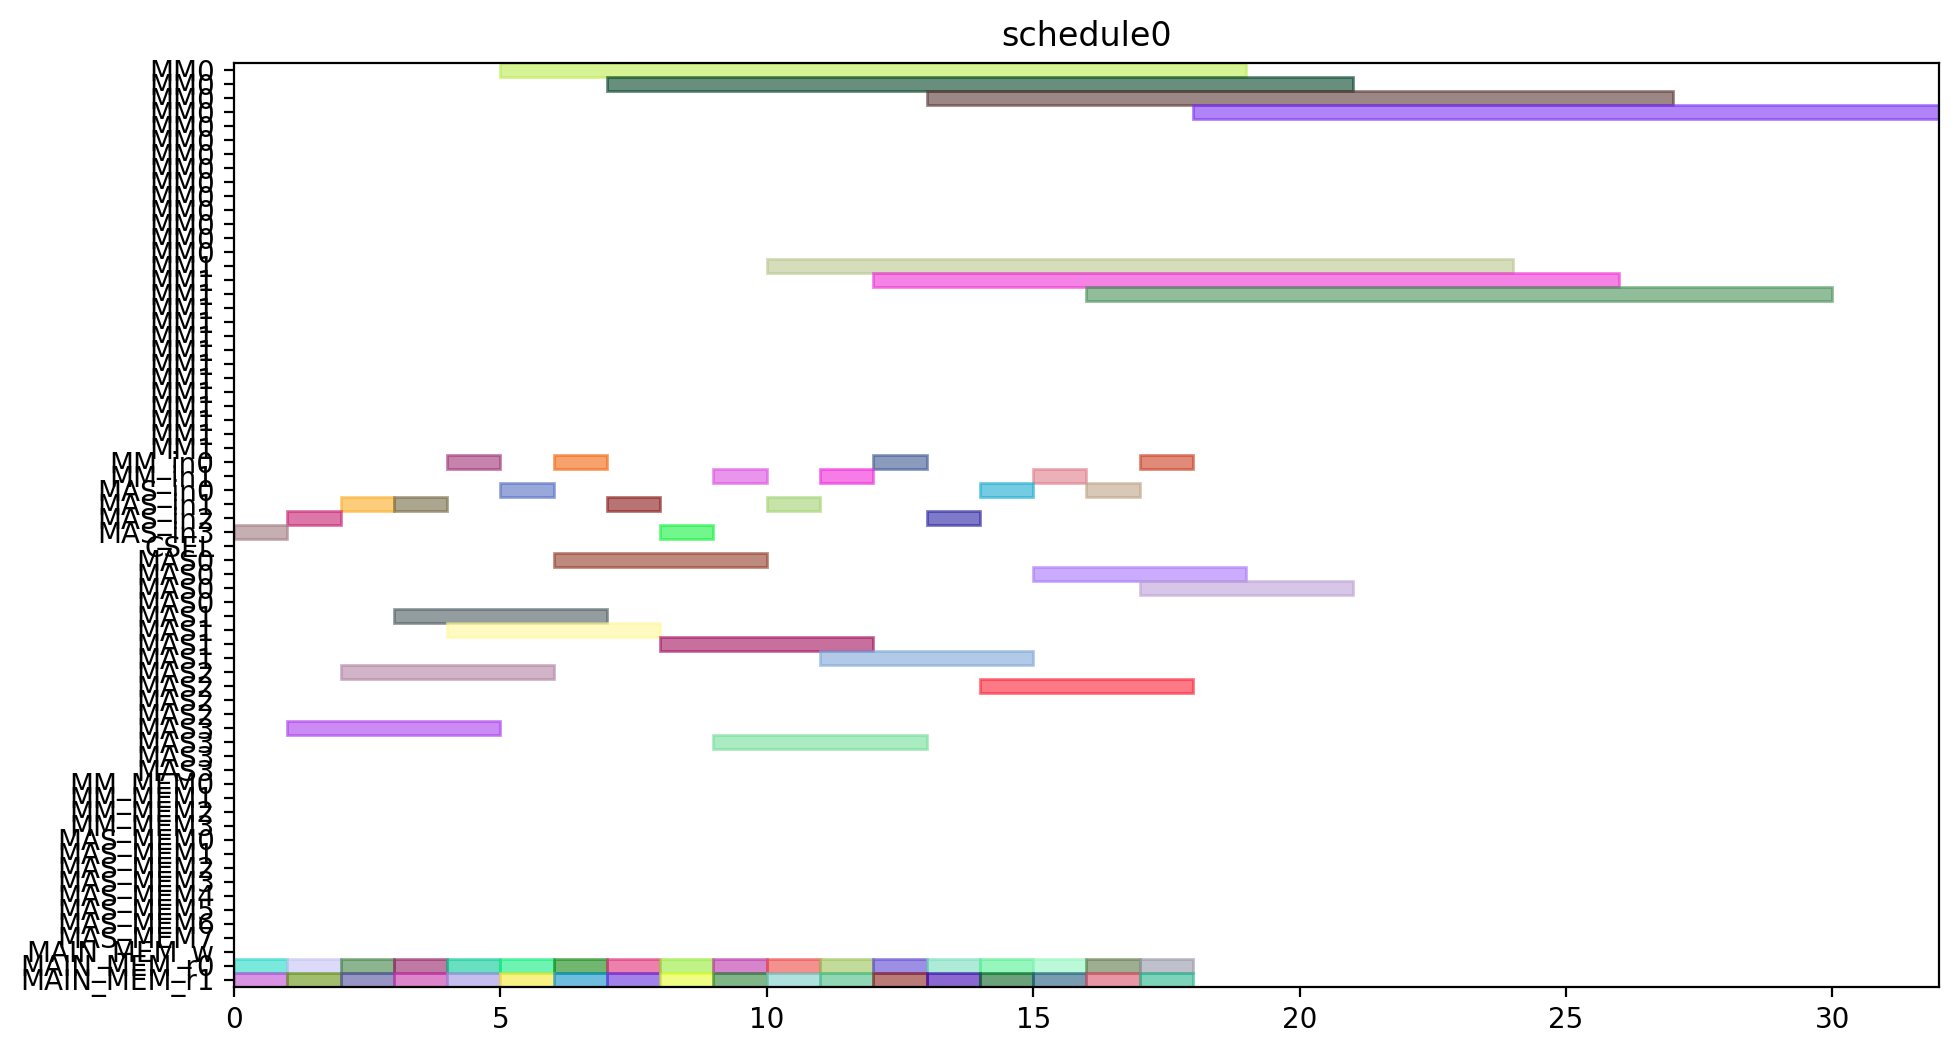

The script that drew this image:
from pyschedule import Scenario, solvers, plotters, alt


def solve():
	horizon = 120
	S = Scenario("schedule0", horizon=horizon)

	# resource
	MM = S.Resources('MM', num=2, size=14)
	MM_in = S.Resources('MM_in', num=2)
	MAS_in = S.Resources('MAS_in', num=4)
	CSEL = S.Resource('CSEL')
	MAS = S.Resources('MAS', num=4, size=4, periods=range(1, horizon))
	MM_MEM = S.Resources('MM_MEM', num=4)
	MAS_MEM = S.Resources('MAS_MEM', num=8)
	MAIN_MEM_w = S.Resource('MAIN_MEM_w', size=1)
	MAIN_MEM_r = S.Resources('MAIN_MEM_r', num=2)

	# result of previous scheduling

	# new tasks
	t0_t0 = S.Task('t0_t0', length=4, delay_cost=1)
	t0_t0 += alt(MAS)
	t0_t0_in = S.Task('t0_t0_in', length=1, delay_cost=1)
	t0_t0_in += alt(MAS_in)
	S += t0_t0_in*MAS_in[0]<=t0_t0*MAS[0]

	S += t0_t0_in*MAS_in[1]<=t0_t0*MAS[1]

	S += t0_t0_in*MAS_in[2]<=t0_t0*MAS[2]

	S += t0_t0_in*MAS_in[3]<=t0_t0*MAS[3]

	t0_t0_mem0 = S.Task('t0_t0_mem0', length=1, delay_cost=1)
	t0_t0_mem0 += MAIN_MEM_r[0]
	S += t0_t0_mem0 <= t0_t0

	t0_t0_mem1 = S.Task('t0_t0_mem1', length=1, delay_cost=1)
	t0_t0_mem1 += MAIN_MEM_r[1]
	S += t0_t0_mem1 <= t0_t0

	t0_t1 = S.Task('t0_t1', length=4, delay_cost=1)
	t0_t1 += alt(MAS)
	t0_t1_in = S.Task('t0_t1_in', length=1, delay_cost=1)
	t0_t1_in += alt(MAS_in)
	S += t0_t1_in*MAS_in[0]<=t0_t1*MAS[0]

	S += t0_t1_in*MAS_in[1]<=t0_t1*MAS[1]

	S += t0_t1_in*MAS_in[2]<=t0_t1*MAS[2]

	S += t0_t1_in*MAS_in[3]<=t0_t1*MAS[3]

	t0_t1_mem0 = S.Task('t0_t1_mem0', length=1, delay_cost=1)
	t0_t1_mem0 += MAIN_MEM_r[0]
	S += t0_t1_mem0 <= t0_t1

	t0_t1_mem1 = S.Task('t0_t1_mem1', length=1, delay_cost=1)
	t0_t1_mem1 += MAIN_MEM_r[1]
	S += t0_t1_mem1 <= t0_t1

	t0_t3 = S.Task('t0_t3', length=14, delay_cost=1)
	t0_t3 += alt(MM)
	t0_t3_in = S.Task('t0_t3_in', length=1, delay_cost=1)
	t0_t3_in += alt(MM_in)
	S += t0_t3_in*MM_in[0]<=t0_t3*MM[0]
	S += t0_t3_in*MM_in[1]<=t0_t3*MM[1]
	t0_t3_mem0 = S.Task('t0_t3_mem0', length=1, delay_cost=1)
	t0_t3_mem0 += MAIN_MEM_r[0]
	S += t0_t3_mem0 <= t0_t3

	t0_t3_mem1 = S.Task('t0_t3_mem1', length=1, delay_cost=1)
	t0_t3_mem1 += MAIN_MEM_r[1]
	S += t0_t3_mem1 <= t0_t3

	t1_t0 = S.Task('t1_t0', length=4, delay_cost=1)
	t1_t0 += alt(MAS)
	t1_t0_in = S.Task('t1_t0_in', length=1, delay_cost=1)
	t1_t0_in += alt(MAS_in)
	S += t1_t0_in*MAS_in[0]<=t1_t0*MAS[0]

	S += t1_t0_in*MAS_in[1]<=t1_t0*MAS[1]

	S += t1_t0_in*MAS_in[2]<=t1_t0*MAS[2]

	S += t1_t0_in*MAS_in[3]<=t1_t0*MAS[3]

	t1_t0_mem0 = S.Task('t1_t0_mem0', length=1, delay_cost=1)
	t1_t0_mem0 += MAIN_MEM_r[0]
	S += t1_t0_mem0 <= t1_t0

	t1_t0_mem1 = S.Task('t1_t0_mem1', length=1, delay_cost=1)
	t1_t0_mem1 += MAIN_MEM_r[1]
	S += t1_t0_mem1 <= t1_t0

	t1_t1 = S.Task('t1_t1', length=4, delay_cost=1)
	t1_t1 += alt(MAS)
	t1_t1_in = S.Task('t1_t1_in', length=1, delay_cost=1)
	t1_t1_in += alt(MAS_in)
	S += t1_t1_in*MAS_in[0]<=t1_t1*MAS[0]

	S += t1_t1_in*MAS_in[1]<=t1_t1*MAS[1]

	S += t1_t1_in*MAS_in[2]<=t1_t1*MAS[2]

	S += t1_t1_in*MAS_in[3]<=t1_t1*MAS[3]

	t1_t1_mem0 = S.Task('t1_t1_mem0', length=1, delay_cost=1)
	t1_t1_mem0 += MAIN_MEM_r[0]
	S += t1_t1_mem0 <= t1_t1

	t1_t1_mem1 = S.Task('t1_t1_mem1', length=1, delay_cost=1)
	t1_t1_mem1 += MAIN_MEM_r[1]
	S += t1_t1_mem1 <= t1_t1

	t1_t3 = S.Task('t1_t3', length=14, delay_cost=1)
	t1_t3 += alt(MM)
	t1_t3_in = S.Task('t1_t3_in', length=1, delay_cost=1)
	t1_t3_in += alt(MM_in)
	S += t1_t3_in*MM_in[0]<=t1_t3*MM[0]
	S += t1_t3_in*MM_in[1]<=t1_t3*MM[1]
	t1_t3_mem0 = S.Task('t1_t3_mem0', length=1, delay_cost=1)
	t1_t3_mem0 += MAIN_MEM_r[0]
	S += t1_t3_mem0 <= t1_t3

	t1_t3_mem1 = S.Task('t1_t3_mem1', length=1, delay_cost=1)
	t1_t3_mem1 += MAIN_MEM_r[1]
	S += t1_t3_mem1 <= t1_t3

	t2_t2 = S.Task('t2_t2', length=4, delay_cost=1)
	t2_t2 += alt(MAS)
	t2_t2_in = S.Task('t2_t2_in', length=1, delay_cost=1)
	t2_t2_in += alt(MAS_in)
	S += t2_t2_in*MAS_in[0]<=t2_t2*MAS[0]

	S += t2_t2_in*MAS_in[1]<=t2_t2*MAS[1]

	S += t2_t2_in*MAS_in[2]<=t2_t2*MAS[2]

	S += t2_t2_in*MAS_in[3]<=t2_t2*MAS[3]

	t2_t2_mem0 = S.Task('t2_t2_mem0', length=1, delay_cost=1)
	t2_t2_mem0 += MAIN_MEM_r[0]
	S += t2_t2_mem0 <= t2_t2

	t2_t2_mem1 = S.Task('t2_t2_mem1', length=1, delay_cost=1)
	t2_t2_mem1 += MAIN_MEM_r[1]
	S += t2_t2_mem1 <= t2_t2

	t5_t0 = S.Task('t5_t0', length=14, delay_cost=1)
	t5_t0 += alt(MM)
	t5_t0_in = S.Task('t5_t0_in', length=1, delay_cost=1)
	t5_t0_in += alt(MM_in)
	S += t5_t0_in*MM_in[0]<=t5_t0*MM[0]
	S += t5_t0_in*MM_in[1]<=t5_t0*MM[1]
	t5_t0_mem0 = S.Task('t5_t0_mem0', length=1, delay_cost=1)
	t5_t0_mem0 += MAIN_MEM_r[0]
	S += t5_t0_mem0 <= t5_t0

	t5_t0_mem1 = S.Task('t5_t0_mem1', length=1, delay_cost=1)
	t5_t0_mem1 += MAIN_MEM_r[1]
	S += t5_t0_mem1 <= t5_t0

	t5_t1 = S.Task('t5_t1', length=14, delay_cost=1)
	t5_t1 += alt(MM)
	t5_t1_in = S.Task('t5_t1_in', length=1, delay_cost=1)
	t5_t1_in += alt(MM_in)
	S += t5_t1_in*MM_in[0]<=t5_t1*MM[0]
	S += t5_t1_in*MM_in[1]<=t5_t1*MM[1]
	t5_t1_mem0 = S.Task('t5_t1_mem0', length=1, delay_cost=1)
	t5_t1_mem0 += MAIN_MEM_r[0]
	S += t5_t1_mem0 <= t5_t1

	t5_t1_mem1 = S.Task('t5_t1_mem1', length=1, delay_cost=1)
	t5_t1_mem1 += MAIN_MEM_r[1]
	S += t5_t1_mem1 <= t5_t1

	t5_t2 = S.Task('t5_t2', length=4, delay_cost=1)
	t5_t2 += alt(MAS)
	t5_t2_in = S.Task('t5_t2_in', length=1, delay_cost=1)
	t5_t2_in += alt(MAS_in)
	S += t5_t2_in*MAS_in[0]<=t5_t2*MAS[0]

	S += t5_t2_in*MAS_in[1]<=t5_t2*MAS[1]

	S += t5_t2_in*MAS_in[2]<=t5_t2*MAS[2]

	S += t5_t2_in*MAS_in[3]<=t5_t2*MAS[3]

	t5_t2_mem0 = S.Task('t5_t2_mem0', length=1, delay_cost=1)
	t5_t2_mem0 += MAIN_MEM_r[0]
	S += t5_t2_mem0 <= t5_t2

	t5_t2_mem1 = S.Task('t5_t2_mem1', length=1, delay_cost=1)
	t5_t2_mem1 += MAIN_MEM_r[1]
	S += t5_t2_mem1 <= t5_t2

	t5_t3 = S.Task('t5_t3', length=4, delay_cost=1)
	t5_t3 += alt(MAS)
	t5_t3_in = S.Task('t5_t3_in', length=1, delay_cost=1)
	t5_t3_in += alt(MAS_in)
	S += t5_t3_in*MAS_in[0]<=t5_t3*MAS[0]

	S += t5_t3_in*MAS_in[1]<=t5_t3*MAS[1]

	S += t5_t3_in*MAS_in[2]<=t5_t3*MAS[2]

	S += t5_t3_in*MAS_in[3]<=t5_t3*MAS[3]

	t5_t3_mem0 = S.Task('t5_t3_mem0', length=1, delay_cost=1)
	t5_t3_mem0 += MAIN_MEM_r[0]
	S += t5_t3_mem0 <= t5_t3

	t5_t3_mem1 = S.Task('t5_t3_mem1', length=1, delay_cost=1)
	t5_t3_mem1 += MAIN_MEM_r[1]
	S += t5_t3_mem1 <= t5_t3

	t7_t0 = S.Task('t7_t0', length=4, delay_cost=1)
	t7_t0 += alt(MAS)
	t7_t0_in = S.Task('t7_t0_in', length=1, delay_cost=1)
	t7_t0_in += alt(MAS_in)
	S += t7_t0_in*MAS_in[0]<=t7_t0*MAS[0]

	S += t7_t0_in*MAS_in[1]<=t7_t0*MAS[1]

	S += t7_t0_in*MAS_in[2]<=t7_t0*MAS[2]

	S += t7_t0_in*MAS_in[3]<=t7_t0*MAS[3]

	t7_t0_mem0 = S.Task('t7_t0_mem0', length=1, delay_cost=1)
	t7_t0_mem0 += MAIN_MEM_r[0]
	S += t7_t0_mem0 <= t7_t0

	t7_t0_mem1 = S.Task('t7_t0_mem1', length=1, delay_cost=1)
	t7_t0_mem1 += MAIN_MEM_r[1]
	S += t7_t0_mem1 <= t7_t0

	t7_t1 = S.Task('t7_t1', length=4, delay_cost=1)
	t7_t1 += alt(MAS)
	t7_t1_in = S.Task('t7_t1_in', length=1, delay_cost=1)
	t7_t1_in += alt(MAS_in)
	S += t7_t1_in*MAS_in[0]<=t7_t1*MAS[0]

	S += t7_t1_in*MAS_in[1]<=t7_t1*MAS[1]

	S += t7_t1_in*MAS_in[2]<=t7_t1*MAS[2]

	S += t7_t1_in*MAS_in[3]<=t7_t1*MAS[3]

	t7_t1_mem0 = S.Task('t7_t1_mem0', length=1, delay_cost=1)
	t7_t1_mem0 += MAIN_MEM_r[0]
	S += t7_t1_mem0 <= t7_t1

	t7_t1_mem1 = S.Task('t7_t1_mem1', length=1, delay_cost=1)
	t7_t1_mem1 += MAIN_MEM_r[1]
	S += t7_t1_mem1 <= t7_t1

	t7_t3 = S.Task('t7_t3', length=14, delay_cost=1)
	t7_t3 += alt(MM)
	t7_t3_in = S.Task('t7_t3_in', length=1, delay_cost=1)
	t7_t3_in += alt(MM_in)
	S += t7_t3_in*MM_in[0]<=t7_t3*MM[0]
	S += t7_t3_in*MM_in[1]<=t7_t3*MM[1]
	t7_t3_mem0 = S.Task('t7_t3_mem0', length=1, delay_cost=1)
	t7_t3_mem0 += MAIN_MEM_r[0]
	S += t7_t3_mem0 <= t7_t3

	t7_t3_mem1 = S.Task('t7_t3_mem1', length=1, delay_cost=1)
	t7_t3_mem1 += MAIN_MEM_r[1]
	S += t7_t3_mem1 <= t7_t3

	t10_t0 = S.Task('t10_t0', length=14, delay_cost=1)
	t10_t0 += alt(MM)
	t10_t0_in = S.Task('t10_t0_in', length=1, delay_cost=1)
	t10_t0_in += alt(MM_in)
	S += t10_t0_in*MM_in[0]<=t10_t0*MM[0]
	S += t10_t0_in*MM_in[1]<=t10_t0*MM[1]
	t10_t0_mem0 = S.Task('t10_t0_mem0', length=1, delay_cost=1)
	t10_t0_mem0 += MAIN_MEM_r[0]
	S += t10_t0_mem0 <= t10_t0

	t10_t0_mem1 = S.Task('t10_t0_mem1', length=1, delay_cost=1)
	t10_t0_mem1 += MAIN_MEM_r[1]
	S += t10_t0_mem1 <= t10_t0

	t10_t1 = S.Task('t10_t1', length=14, delay_cost=1)
	t10_t1 += alt(MM)
	t10_t1_in = S.Task('t10_t1_in', length=1, delay_cost=1)
	t10_t1_in += alt(MM_in)
	S += t10_t1_in*MM_in[0]<=t10_t1*MM[0]
	S += t10_t1_in*MM_in[1]<=t10_t1*MM[1]
	t10_t1_mem0 = S.Task('t10_t1_mem0', length=1, delay_cost=1)
	t10_t1_mem0 += MAIN_MEM_r[0]
	S += t10_t1_mem0 <= t10_t1

	t10_t1_mem1 = S.Task('t10_t1_mem1', length=1, delay_cost=1)
	t10_t1_mem1 += MAIN_MEM_r[1]
	S += t10_t1_mem1 <= t10_t1

	t10_t2 = S.Task('t10_t2', length=4, delay_cost=1)
	t10_t2 += alt(MAS)
	t10_t2_in = S.Task('t10_t2_in', length=1, delay_cost=1)
	t10_t2_in += alt(MAS_in)
	S += t10_t2_in*MAS_in[0]<=t10_t2*MAS[0]

	S += t10_t2_in*MAS_in[1]<=t10_t2*MAS[1]

	S += t10_t2_in*MAS_in[2]<=t10_t2*MAS[2]

	S += t10_t2_in*MAS_in[3]<=t10_t2*MAS[3]

	t10_t2_mem0 = S.Task('t10_t2_mem0', length=1, delay_cost=1)
	t10_t2_mem0 += MAIN_MEM_r[0]
	S += t10_t2_mem0 <= t10_t2

	t10_t2_mem1 = S.Task('t10_t2_mem1', length=1, delay_cost=1)
	t10_t2_mem1 += MAIN_MEM_r[1]
	S += t10_t2_mem1 <= t10_t2

	t10_t3 = S.Task('t10_t3', length=4, delay_cost=1)
	t10_t3 += alt(MAS)
	t10_t3_in = S.Task('t10_t3_in', length=1, delay_cost=1)
	t10_t3_in += alt(MAS_in)
	S += t10_t3_in*MAS_in[0]<=t10_t3*MAS[0]

	S += t10_t3_in*MAS_in[1]<=t10_t3*MAS[1]

	S += t10_t3_in*MAS_in[2]<=t10_t3*MAS[2]

	S += t10_t3_in*MAS_in[3]<=t10_t3*MAS[3]

	t10_t3_mem0 = S.Task('t10_t3_mem0', length=1, delay_cost=1)
	t10_t3_mem0 += MAIN_MEM_r[0]
	S += t10_t3_mem0 <= t10_t3

	t10_t3_mem1 = S.Task('t10_t3_mem1', length=1, delay_cost=1)
	t10_t3_mem1 += MAIN_MEM_r[1]
	S += t10_t3_mem1 <= t10_t3

	solvers.mip.solve(S,msg=1,kind='CPLEX',ratio_gap=1.01)

	solution = [['hoge']*len(S.solution()[1]) for i in range(len(S.solution()))]
	for i in range(len(S.solution())):
		for j in range(len(S.solution()[i])):
			solution[i][j]=str(S.solution()[i][j])
	print(solution)

	cycles = int(solution[-1][3])

	pic_file_name = "/mnt/rose/usr1/fukuda/ABE/multiRAM_multiMAS_16mux/scheduling_result/stage14MM2_stage4MAS4/EP2_DBL_w_EVAL/schedule0.png"
	if(S.solution() != []):
		plotters.matplotlib.plot(S,img_filename=pic_file_name, show_task_labels=False, fig_size=(cycles*0.25+3, 6))

	return solution
